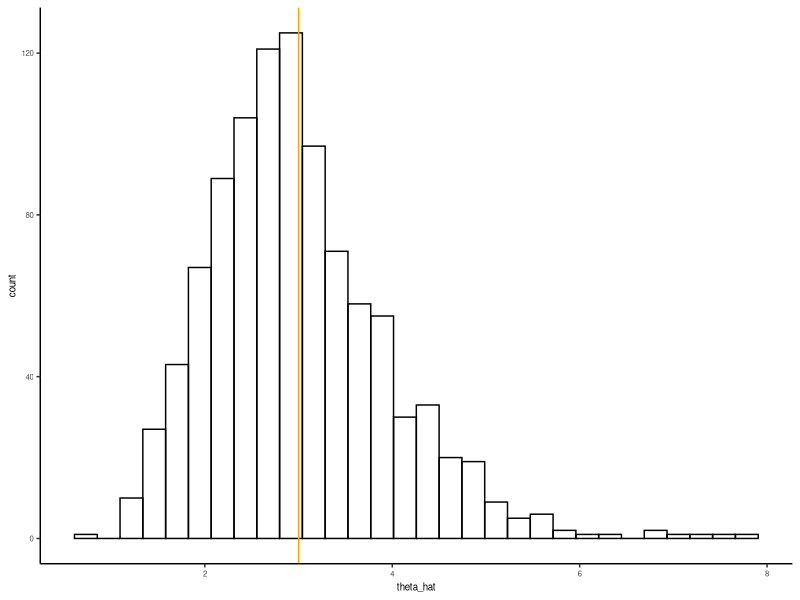
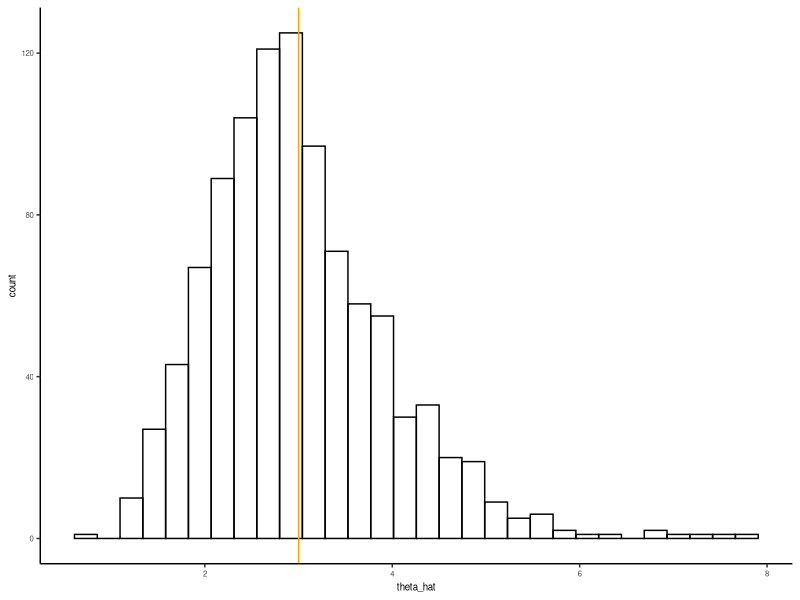

These charts were generated, in order, by the following R code:
## ---- chunk 1
n <- 100
x <- rnorm(n)
mean(x^4)
## ---- chunk 2
library(tidyverse)
n <- 100; nsim <- 1000
theta_hat <- rep(NA, nsim)
for(i in 1:nsim){
  x <- rnorm(n)
  theta_hat[i] <- mean(x^4)
}
data.frame(theta_hat) |>
    ggplot(aes(x = theta_hat)) +
    geom_histogram(fill=NA, color="black") +
    theme_classic() +
  theme(text = element_text(size=7)) +
  geom_vline(xintercept = 3, color="orange")
## ---- chunk 3
data.frame(theta_hat) |>
    ggplot(aes(x = theta_hat)) +
    geom_histogram(fill=NA, color="black") +
    theme_classic() +
  theme(text = element_text(size=7)) +
  geom_vline(xintercept = 3, color="orange")
## ---- chunk 4
g <- function(x){
  exp(-x)/(1 + x^2)
}

n <- 10
x <- runif(n)
mean(g(x))
## ---- chunk 5
n <- 10
nsim <- 1000
theta_hat <- rep(NA, nsim)

for(i in 1:nsim){
  x <- runif(n)
  theta_hat[i] <- mean(g(x))
}

var(theta_hat)
sd(theta_hat)
